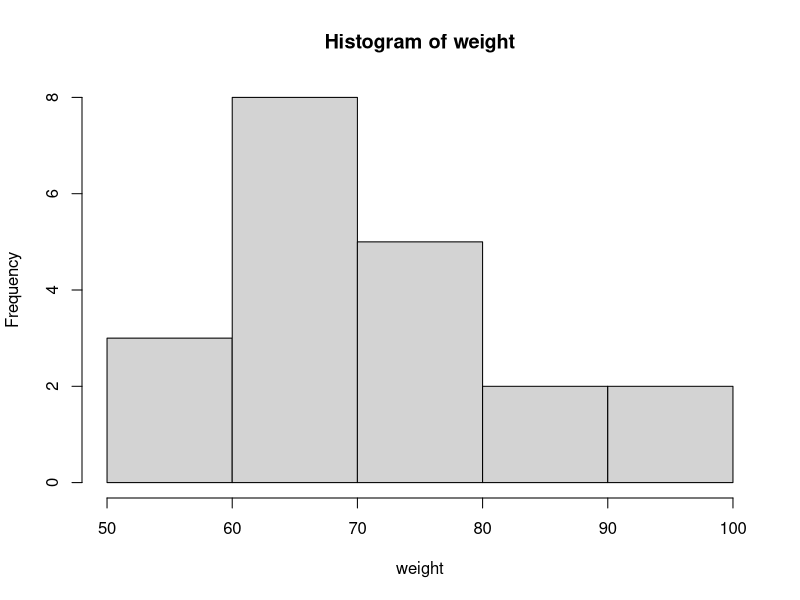
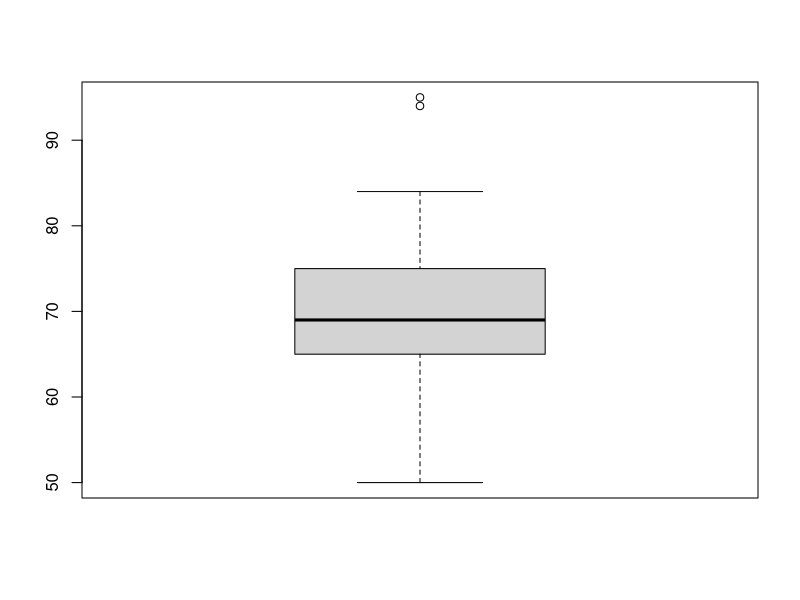
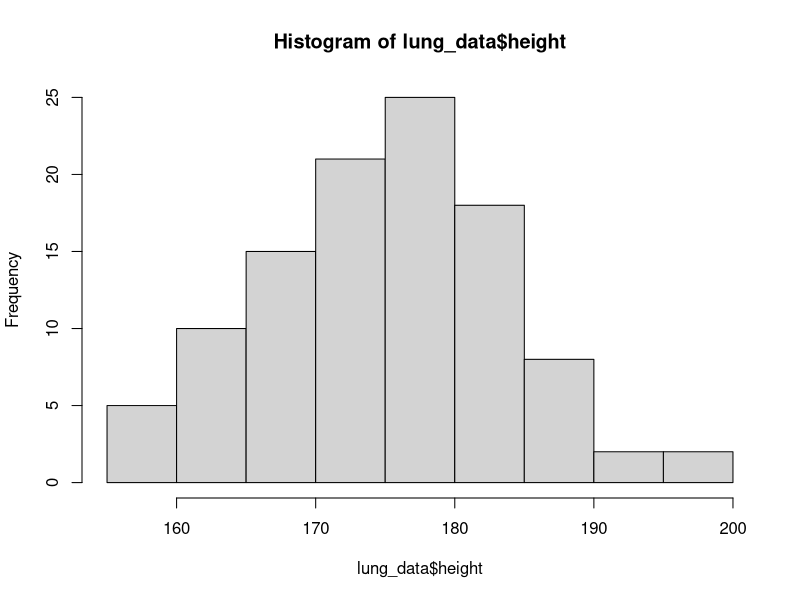
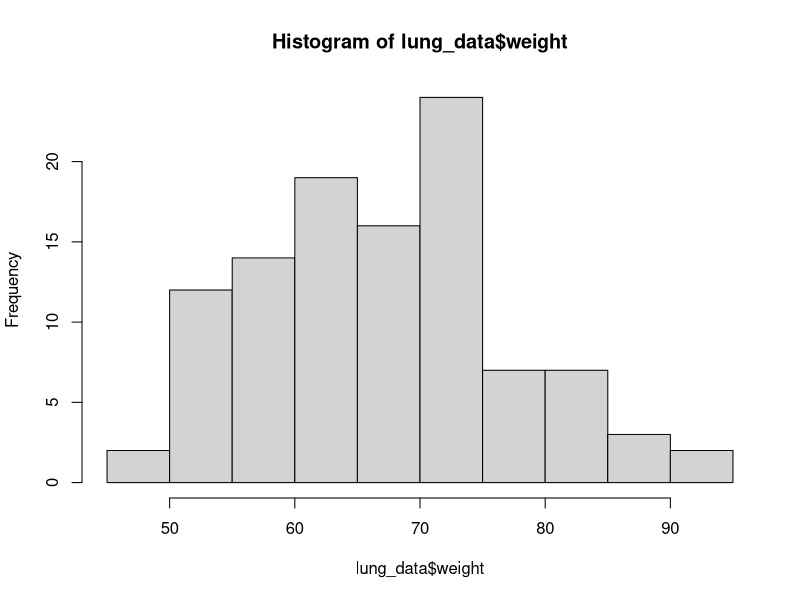
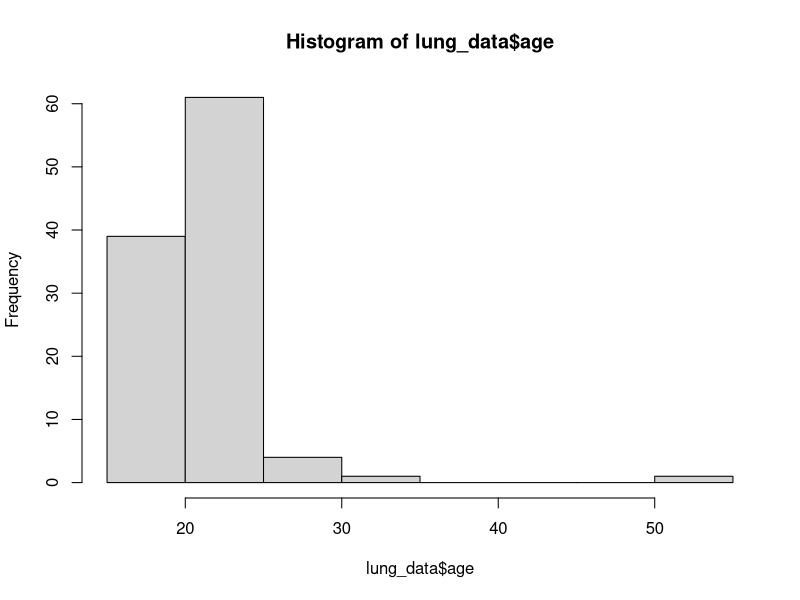
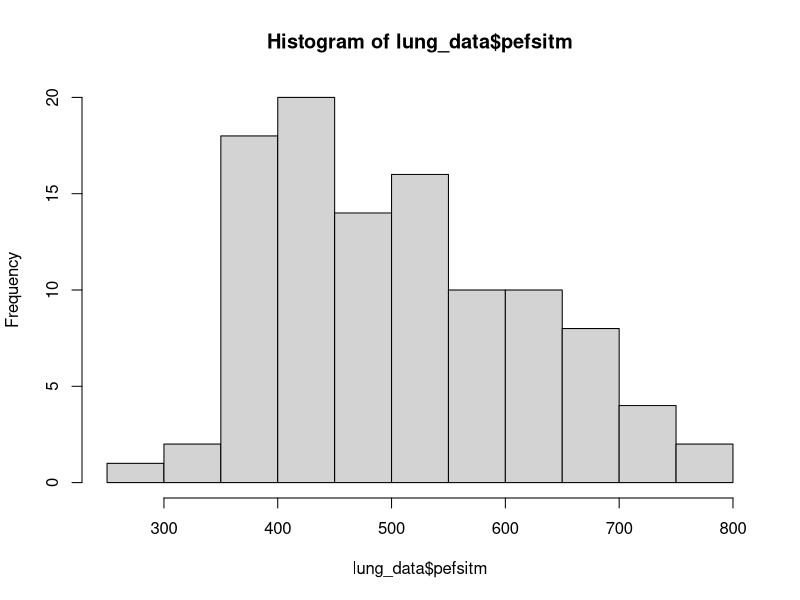
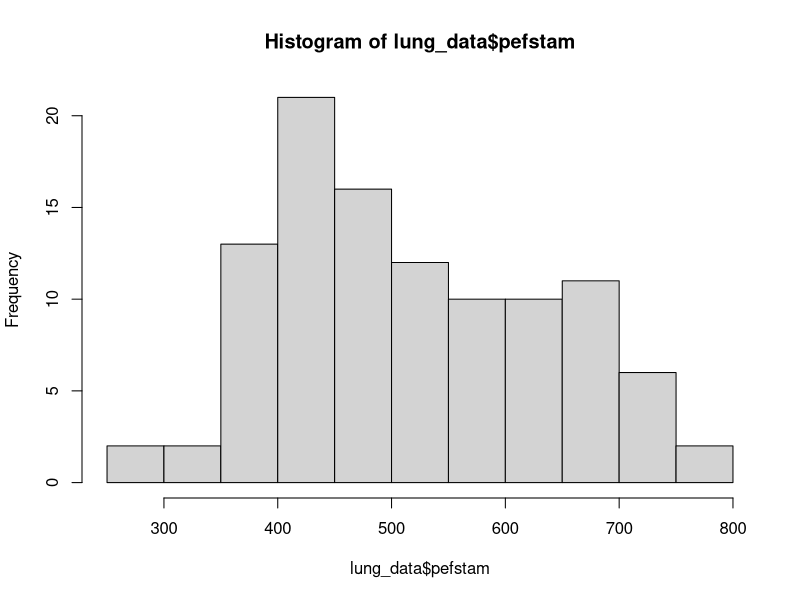
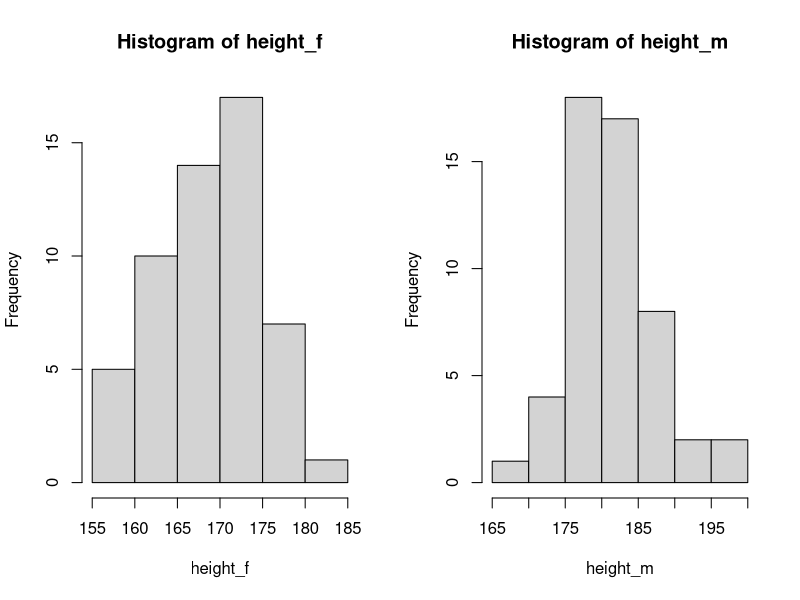

R code for these plots, in order:
# Exploratory data analysis (part 1, part2)
# some content



# _______________ ----
# exercise 1: weight ----

# 1a) ----
# create a new variable named 'weight'

weight <- c(50, 75, 70, 74, 95, 
            83, 65, 94, 66, 65, 
            65, 75, 84, 55, 73, 
            68, 72, 67, 53, 65)

# 1b) ----
# descriptive analysis of variable weight

mean(weight)
median(weight)
max(weight)
min(weight)

# alternatively, 
summary(weight)


# 1c) ----
# make a hihstogram
hist(weight)


# 1d) ----
# make a boxplot
boxplot(weight)



# _______________ ----
# exercise 2: lung function ----

# 2a) ----
# load data 
# you should set the path to where you saved it!

lung_data <- haven::read_dta('./lab/data/PEFH98-english.dta')
head(lung_data)

# alternatively, use csv
# lung_data <- read.csv('./lab/data/PEFH98-english.csv', sep = ',')
# note the difference in how gender is coded 

# it would be easier to read by you if you call it differently
lung_data$gender <- factor(lung_data$gender, 
                           levels = c('1','2'),
                           labels = c('female','male')) 
head(lung_data)



# 2b) ----
# number of observations
nrow(lung_data)

# list of variable names, it is asking for columnn names
colnames(lung_data)


# histogram
hist(lung_data$height)
hist(lung_data$weight)
hist(lung_data$age)
hist(lung_data$pefsitm)
hist(lung_data$pefstam)


# 2c) ----

# histogram 
# with base R, it is hard to make grouped histogram
# we filter the data based on gender, plot separately

height_f <- lung_data$height[lung_data$gender == 'female']
height_m <- lung_data$height[lung_data$gender == 'male']

par(mfrow = c(1,2)) # plot in parallel
hist(height_f)
hist(height_m)

# we can make it more customized
# add axis limit, title and xaxis name
par(mfrow = c(1,2)) # plot in parallel
hist(height_f, main = 'Height: female', xlab = 'Height (cm)',
     xlim = c(150, 200))
hist(height_m, main = 'Height: male', xlab = 'Height (cm)',
     xlim = c(150, 200))

# pefmean

pefmean_f <- lung_data$pefmean[lung_data$gender == 'female']
pefmean_m <- lung_data$pefmean[lung_data$gender == 'male']

par(mfrow = c(1,2)) # plot in parallel
hist(pefmean_f)
hist(pefmean_m)


# boxplot
boxplot(height ~ gender, data = lung_data)

# it is also possible to remove the frame
boxplot(pefmean ~ gender, data = lung_data, frame = F)



# 2d) -----

# pefmean height
plot(lung_data$pefmean, lung_data$height)

# it is possible to customize 
plot(lung_data$pefmean, lung_data$height, 
     main = 'PEF mean vs height', 
     xlab = 'PEF mean', ylab = 'Height',
     pch = 20)
# pch: plotting symbols
# pch = 20 is small solid dots
# you can try to set this value between 0 to 25 
# http://www.sthda.com/english/wiki/r-plot-pch-symbols-the-different-point-shapes-available-in-r

# pefmean weight
plot(lung_data$pefmean, lung_data$weight)

# pefmean age
plot(lung_data$pefmean, lung_data$age)






